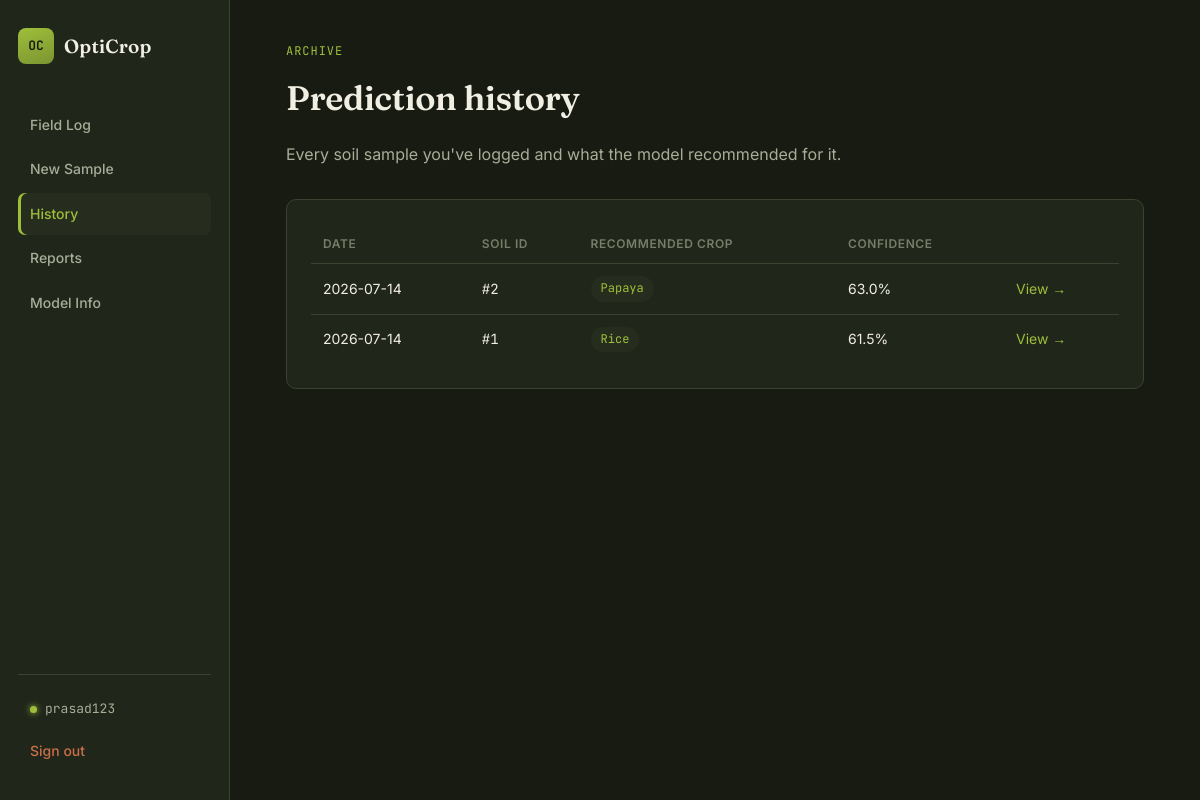
Screenshot of /history (signed in) with the database file from the repository.
### tables this page shows
CREATE TABLE User (
    user_id INTEGER PRIMARY KEY AUTOINCREMENT,
    username TEXT UNIQUE NOT NULL,
    email TEXT UNIQUE NOT NULL,
    password_hash TEXT NOT NULL,
    created_at TEXT NOT NULL
);

CREATE TABLE Prediction (
    prediction_id INTEGER PRIMARY KEY AUTOINCREMENT,
    soil_id INTEGER NOT NULL UNIQUE,
    crop_id INTEGER NOT NULL,
    model_id INTEGER NOT NULL,
    confidence REAL NOT NULL,
    created_at TEXT NOT NULL,
    FOREIGN KEY (soil_id) REFERENCES SoilData(soil_id),
    FOREIGN KEY (crop_id) REFERENCES Crop(crop_id),
    FOREIGN KEY (model_id) REFERENCES MLModel(model_id)
);

CREATE TABLE SoilData (
    soil_id INTEGER PRIMARY KEY AUTOINCREMENT,
    user_id INTEGER NOT NULL,
    N REAL NOT NULL,
    P REAL NOT NULL,
    K REAL NOT NULL,
    temperature REAL NOT NULL,
    humidity REAL NOT NULL,
    ph REAL NOT NULL,
    rainfall REAL NOT NULL,
    created_at TEXT NOT NULL,
    FOREIGN KEY (user_id) REFERENCES User(user_id)
);

CREATE TABLE Crop (
    crop_id INTEGER PRIMARY KEY AUTOINCREMENT,
    crop_name TEXT UNIQUE NOT NULL,
    description TEXT
);

### app.py (the view)
@app.route("/history")
@login_required
def history():
    rows = db.get_predictions_for_user(session["user_id"])
    return render_template("history.html", history=rows)

### app.py (called while the page is built)
def login_required(view):
    @wraps(view)
    def wrapped(*args, **kwargs):
        if "user_id" not in session:
            flash("Please sign in to continue.", "warning")
            return redirect(url_for("login"))
        return view(*args, **kwargs)
    return wrapped

@app.context_processor
def inject_user():
    user = None
    if "user_id" in session:
        row = db.get_user_by_id(session["user_id"])
        if row:
            user = {"user_id": row["user_id"], "username": row["username"]}
    return {"current_user": user}

### database.py (called while the page is built)
def get_db():
    os.makedirs(os.path.dirname(DB_PATH), exist_ok=True)
    conn = sqlite3.connect(DB_PATH)
    conn.row_factory = sqlite3.Row
    conn.execute("PRAGMA foreign_keys = ON")
    return conn

def get_user_by_id(user_id):
    conn = get_db()
    row = conn.execute("SELECT * FROM User WHERE user_id = ?", (user_id,)).fetchone()
    conn.close()
    return row

def get_predictions_for_user(user_id):
    conn = get_db()
    rows = conn.execute(
        "SELECT p.prediction_id, p.confidence, p.created_at, c.crop_name, s.soil_id "
        "FROM Prediction p "
        "JOIN SoilData s ON p.soil_id = s.soil_id "
        "JOIN Crop c ON p.crop_id = c.crop_id "
        "WHERE s.user_id = ? ORDER BY p.created_at DESC",
        (user_id,),
    ).fetchall()
    conn.close()
    return rows

### templates/history.html (shortened to what this page needs)
{% extends "base.html" %}
{% block content %}
<span class="eyebrow">Archive</span>
<h1>Prediction history</h1>
<p class="lede">Every soil sample you've logged and what the model recommended for it.</p>
{% if history %}
<div class="panel">
  <table>
    <thead>
      <tr><th>Date</th><th>Soil ID</th><th>Recommended crop</th><th>Confidence</th><th></th></tr>
    </thead>
    <tbody>
      {% for row in history %}
      <tr>
        <td>{{ row.created_at[:10] }}</td>
        <td style="font-family:var(--font-mono);">#{{ row.soil_id }}</td>
        <td><span class="pill">{{ row.crop_name }}</span></td>
        <td>{{ (row.confidence * 100) | round(1) }}%</td>
        <td><a href="{{ url_for('prediction_result', prediction_id=row.prediction_id) }}" style="color:var(--leaf)">View →</a></td>
      </tr>
      {% endfor %}
    </tbody>
  </table>
</div>
{% else %}
<div class="empty-state">No history yet. <a href="{{ url_for('add_soil_data') }}" style="color:var(--leaf)">Log your first soil sample</a>.</div>
{% endif %}
{% endblock %}

### templates/base.html (shortened to what this page needs)
<!DOCTYPE html>
<html lang="en">
<head>
<link rel="stylesheet" href="{{ url_for('static', filename='style.css') }}">
</head>
<body>
<div class="shell">
  <aside class="sidebar">
    <a class="brand" href="{{ url_for('index') }}">
      <span class="brand-mark">OC</span>
      <span class="brand-name">OptiCrop</span>
    </a>
    <nav class="nav">
      {% if current_user %}
        <a href="{{ url_for('dashboard') }}" class="nav-link {{ 'active' if request.endpoint == 'dashboard' }}">Field Log</a>
        <a href="{{ url_for('add_soil_data') }}" class="nav-link {{ 'active' if request.endpoint == 'add_soil_data' }}">New Sample</a>
        <a href="{{ url_for('history') }}" class="nav-link {{ 'active' if request.endpoint == 'history' }}">History</a>
        <a href="{{ url_for('reports') }}" class="nav-link {{ 'active' if request.endpoint == 'reports' }}">Reports</a>
        <a href="{{ url_for('about_model') }}" class="nav-link {{ 'active' if request.endpoint == 'about_model' }}">Model Info</a>
      {% else %}
        <a href="{{ url_for('index') }}" class="nav-link {{ 'active' if request.endpoint == 'index' }}">Home</a>
        <a href="{{ url_for('about_model') }}" class="nav-link {{ 'active' if request.endpoint == 'about_model' }}">Model Info</a>
      {% endif %}
    </nav>
    <div class="sidebar-footer">
      {% if current_user %}
        <div class="whoami"><span class="dot"></span>{{ current_user.username }}</div>
        <a href="{{ url_for('logout') }}" class="nav-link logout">Sign out</a>
      {% else %}
        <a href="{{ url_for('login') }}" class="nav-link">Sign in</a>
        <a href="{{ url_for('register') }}" class="nav-link nav-link--cta">Get started</a>
      {% endif %}
    </div>
  </aside>
  <main class="content">
    {% block content %}{% endblock %}
  </main>
</div>
</body>
</html>

### static/style.css (style rules this page uses)
:root { --bg-deep: #171b12; --bg-panel: #20261a; --bg-panel-raised: #262d1e; --line: #3a4230; --leaf: #9fbf3b; --leaf-dim: #7a9530; --gold: #e3a23b; --clay: #c96f4a; --text: #f1eee2; --text-muted: #a8ad98; --text-faint: #767d68; --radius: 10px; --font-display: "Fraunces", serif; --font-body: "Inter", sans-serif; --font-mono: "JetBrains Mono", monospace; }
* { box-sizing: border-box; }
html, body { margin: 0; padding: 0; background: var(--bg-deep); color: var(--text); font-family: var(--font-body); font-size: 15px; line-height: 1.6; }
a { color: inherit; text-decoration: none; }
.shell { display: flex; min-height: 100vh; }
.sidebar { width: 230px; flex-shrink: 0; background: var(--bg-panel); border-right: 1px solid var(--line); display: flex; flex-direction: column; padding: 28px 18px; position: sticky; top: 0; height: 100vh; }
.brand { display: flex; align-items: center; gap: 10px; margin-bottom: 40px; }
.brand-mark { width: 36px; height: 36px; border-radius: 8px; background: linear-gradient(160deg, var(--leaf) 0%, var(--leaf-dim) 100%); color: #171b12; font-family: var(--font-mono); font-weight: 600; font-size: 13px; display: flex; align-items: center; justify-content: center; }
.brand-name { font-family: var(--font-display); font-weight: 600; font-size: 19px; letter-spacing: 0.01em; }
.nav { display: flex; flex-direction: column; gap: 2px; flex: 1; }
.nav-link { padding: 10px 12px; border-radius: 7px; color: var(--text-muted); font-size: 14px; font-weight: 500; transition: background 0.15s ease, color 0.15s ease; }
.nav-link.active { background: var(--bg-panel-raised); color: var(--leaf); box-shadow: inset 3px 0 0 var(--leaf); }
.sidebar-footer { display: flex; flex-direction: column; gap: 2px; border-top: 1px solid var(--line); padding-top: 16px; }
.whoami { display: flex; align-items: center; gap: 8px; padding: 8px 12px; font-size: 13px; color: var(--text-muted); font-family: var(--font-mono); }
.dot { width: 7px; height: 7px; border-radius: 50%; background: var(--leaf); box-shadow: 0 0 6px var(--leaf); }
.logout { color: var(--clay); }
.content { flex: 1; padding: 42px 56px; max-width: 980px; }
h1, h2, h3 { font-family: var(--font-display); font-weight: 600; margin: 0 0 8px 0; letter-spacing: -0.01em; }
h1 { font-size: 34px; }
.eyebrow { font-family: var(--font-mono); font-size: 12px; letter-spacing: 0.08em; text-transform: uppercase; color: var(--leaf); margin-bottom: 10px; display: block; }
.lede { color: var(--text-muted); font-size: 16px; max-width: 60ch; margin-bottom: 32px; }
.panel { background: var(--bg-panel); border: 1px solid var(--line); border-radius: var(--radius); padding: 24px; margin-bottom: 20px; }
table { width: 100%; border-collapse: collapse; }
th { text-align: left; font-size: 12px; text-transform: uppercase; letter-spacing: 0.05em; color: var(--text-faint); font-weight: 600; padding: 10px 12px; border-bottom: 1px solid var(--line); }
td { padding: 12px; border-bottom: 1px solid var(--line); font-size: 14px; }
tr:last-child td { border-bottom: none; }
.pill { display: inline-block; padding: 3px 10px; border-radius: 20px; background: var(--bg-panel-raised); color: var(--leaf); font-size: 12px; font-family: var(--font-mono); text-transform: capitalize; }

### rows the page displays
User: username "prasad123"
Prediction: created_at "2026-07-14", soil_id "2", crop_name "Papaya", (row.confidence*100)|round(1) "63.0"
Prediction: created_at "2026-07-14", soil_id "1", crop_name "Rice", (row.confidence*100)|round(1) "61.5"
